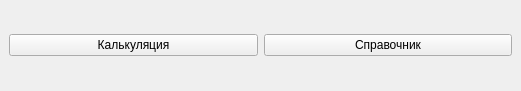
<?xml version="1.0" encoding="UTF-8"?>
<ui version="4.0">
 <class>MainWindow</class>
 <widget class="QMainWindow" name="MainWindow">
  <property name="geometry">
   <rect>
    <x>0</x>
    <y>0</y>
    <width>521</width>
    <height>91</height>
   </rect>
  </property>
  <property name="sizePolicy">
   <sizepolicy hsizetype="Fixed" vsizetype="Fixed">
    <horstretch>0</horstretch>
    <verstretch>0</verstretch>
   </sizepolicy>
  </property>
  <property name="minimumSize">
   <size>
    <width>521</width>
    <height>91</height>
   </size>
  </property>
  <property name="maximumSize">
   <size>
    <width>521</width>
    <height>91</height>
   </size>
  </property>
  <property name="font">
   <font>
    <family>Segoe UI</family>
   </font>
  </property>
  <property name="windowTitle">
   <string>Маттерхорн</string>
  </property>
  <property name="windowIcon">
   <iconset resource="../../resources/resources.qrc">
    <normaloff>:/images/logo/images/icon.ico</normaloff>:/images/logo/images/icon.ico</iconset>
  </property>
  <property name="dockOptions">
   <set>QMainWindow::DockOption::AllowTabbedDocks|QMainWindow::DockOption::AnimatedDocks</set>
  </property>
  <widget class="QWidget" name="centralwidget">
   <layout class="QHBoxLayout" name="horizontalLayout">
    <item>
     <widget class="QPushButton" name="calculatorButton">
      <property name="text">
       <string>Калькуляция</string>
      </property>
     </widget>
    </item>
    <item>
     <widget class="QPushButton" name="materialsButton">
      <property name="text">
       <string>Справочник</string>
      </property>
     </widget>
    </item>
   </layout>
  </widget>
 </widget>
 <resources>
  <include location="../../resources/resources.qrc"/>
 </resources>
 <connections/>
</ui>
